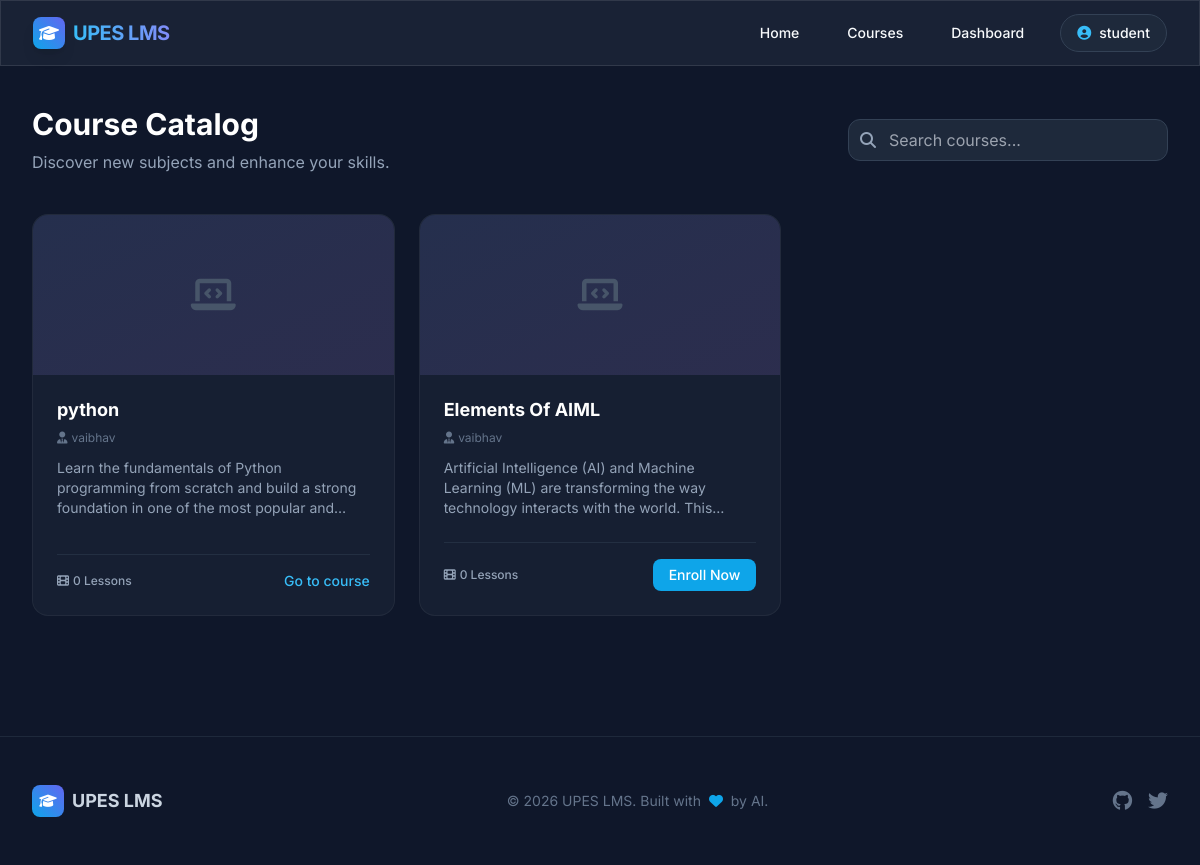
The app's page /student/courses (signed in) with its own data.
### models.py (models this page shows)
class User(db.Model, UserMixin):
    id = db.Column(db.Integer, primary_key=True)
    name = db.Column(db.String(100), nullable=False)
    email = db.Column(db.String(120), unique=True, nullable=False)
    password = db.Column(db.String(60), nullable=False)
    role = db.Column(db.String(20), nullable=False, default='student') # student, instructor, admin
    courses_taught = db.relationship('Course', backref='instructor', lazy=True)
    enrollments = db.relationship('Enrollment', backref='student', lazy=True)

class Course(db.Model):
    id = db.Column(db.Integer, primary_key=True)
    title = db.Column(db.String(200), nullable=False)
    description = db.Column(db.Text, nullable=False)
    instructor_id = db.Column(db.Integer, db.ForeignKey('user.id'), nullable=False)
    created_at = db.Column(db.DateTime, default=datetime.utcnow)
    lessons = db.relationship('Lesson', backref='course', lazy=True, cascade="all, delete-orphan")
    enrollments = db.relationship('Enrollment', backref='course', lazy=True, cascade="all, delete-orphan")

### routes/student.py (the view)
@student_bp.route('/courses')
@login_required
def courses():
    search_query = request.args.get('q', '')
    if search_query:
        all_courses = Course.query.filter(
            or_(Course.title.ilike(f'%{search_query}%'),
                Course.description.ilike(f'%{search_query}%'))
        ).all()
    else:
        all_courses = Course.query.all()
    enrolled_course_ids = [e.course_id for e in Enrollment.query.filter_by(user_id=current_user.id).all()]
    return render_template('student/courses.html', courses=all_courses, enrolled_course_ids=enrolled_course_ids, search_query=search_query)

### app.py (called while the page is built)
@login_manager.user_loader
def load_user(user_id):
    return User.query.get(int(user_id))

### templates/student/courses.html (shortened to what this page needs)
{% extends 'base.html' %}
{% block content %}
<div class="max-w-7xl mx-auto px-4 sm:px-6 lg:px-8 py-10">
    <div class="flex flex-col md:flex-row justify-between items-start md:items-center mb-10 gap-4 animate-fade-in-up">
        <div>
            <h1 class="text-3xl font-bold text-white mb-2">Course Catalog</h1>
            <p class="text-slate-400">Discover new subjects and enhance your skills.</p>
        </div>
        <form action="{{ url_for('student.courses') }}" method="GET" class="w-full md:w-auto relative">
            <input type="text" name="q" value="{{ search_query }}" placeholder="Search courses..." class="w-full md:w-80 bg-slate-800 border border-slate-700 text-white rounded-xl py-2 pl-10 pr-4 focus:outline-none focus:ring-2 focus:ring-sky-500 transition-colors">
            <i class="fa-solid fa-search absolute left-3 top-1/2 transform -translate-y-1/2 text-slate-400"></i>
        </form>
    </div>
    {% if courses %}
        <div class="grid grid-cols-1 md:grid-cols-2 lg:grid-cols-3 xl:grid-cols-4 gap-6 animate-fade-in-up delay-100">
            {% for course in courses %}
                <div class="glass-card rounded-2xl overflow-hidden flex flex-col group">
                    <div class="h-40 bg-slate-800 relative overflow-hidden">
                        <div class="absolute inset-0 bg-gradient-to-br from-indigo-500/20 to-purple-500/20 opacity-50"></div>
                        <div class="absolute inset-0 flex items-center justify-center">
                            <i class="fa-solid fa-laptop-code text-4xl text-slate-600 group-hover:scale-110 group-hover:text-indigo-400 transition-all duration-300"></i>
                        </div>
                    </div>
                    <div class="p-6 flex-grow flex flex-col">
                        <div class="flex justify-between items-start mb-2">
                            <h3 class="text-lg font-bold text-white leading-tight">{{ course.title }}</h3>
                        </div>
                        <p class="text-xs text-slate-500 mb-3 flex items-center gap-1"><i class="fa-solid fa-user-tie"></i> {{ course.instructor.name }}</p>
                        <p class="text-sm text-slate-400 mb-6 line-clamp-3">{{ course.description }}</p>
                        <div class="mt-auto pt-4 border-t border-slate-700/50 flex items-center justify-between">
                            <div class="text-xs font-medium text-slate-400 flex items-center gap-1">
                                <i class="fa-solid fa-film"></i> {{ course.lessons|length }} Lessons
                            </div>
                            {% if course.id in enrolled_course_ids %}
                                <a href="{{ url_for('student.course_details', course_id=course.id) }}" class="text-sky-400 hover:text-sky-300 text-sm font-medium transition-colors">Go to course</a>
                            {% else %}
                                <form action="{{ url_for('student.enroll', course_id=course.id) }}" method="POST">
                                    <button type="submit" class="bg-sky-500 hover:bg-sky-400 text-white text-sm font-medium py-1.5 px-4 rounded-lg transition-colors">
                                        Enroll Now
                                    </button>
                                </form>
                            {% endif %}
                        </div>
                    </div>
                </div>
            {% endfor %}
        </div>
    {% endif %}
</div>
{% endblock %}

### templates/base.html (shortened to what this page needs)
<!DOCTYPE html>
<html lang="en" class="scroll-smooth">
<head>
    <script src="https://cdn.tailwindcss.com"></script>
    <link rel="stylesheet" href="https://cdnjs.cloudflare.com/ajax/libs/font-awesome/6.4.0/css/all.min.css">
    <link rel="stylesheet" href="{{ url_for('static', filename='css/style.css') }}">
</head>
<body class="flex flex-col min-h-screen text-slate-50 antialiased selection:bg-sky-500 selection:text-white">
    <nav class="glass sticky top-0 z-50 transition-all duration-300">
        <div class="max-w-7xl mx-auto px-4 sm:px-6 lg:px-8">
            <div class="flex items-center justify-between h-16">
                <div class="flex-shrink-0">
                    <a href="{{ url_for('home') }}" class="flex items-center gap-2 group">
                        <div class="w-8 h-8 rounded-lg bg-gradient-to-tr from-sky-500 to-indigo-500 flex items-center justify-center shadow-lg group-hover:scale-105 transition-transform">
                            <i class="fa-solid fa-graduation-cap text-white"></i>
                        </div>
                        <span class="font-bold text-xl tracking-tight text-gradient">UPES LMS</span>
                    </a>
                </div>
                <div class="hidden md:block">
                    <div class="ml-10 flex items-baseline space-x-6">
                        <a href="{{ url_for('home') }}" class="hover:text-sky-400 px-3 py-2 rounded-md text-sm font-medium transition-colors">Home</a>
                        {% if current_user.is_authenticated %}
                            {% if current_user.role == 'student' %}
                                <a href="{{ url_for('student.courses') }}" class="hover:text-sky-400 px-3 py-2 rounded-md text-sm font-medium transition-colors">Courses</a>
                                <a href="{{ url_for('student.dashboard') }}" class="hover:text-sky-400 px-3 py-2 rounded-md text-sm font-medium transition-colors">Dashboard</a>
                            {% elif current_user.role == 'instructor' %}
                                <a href="{{ url_for('instructor.dashboard') }}" class="hover:text-sky-400 px-3 py-2 rounded-md text-sm font-medium transition-colors">Instructor Dashboard</a>
                            {% elif current_user.role == 'admin' %}
                                <a href="{{ url_for('admin.dashboard') }}" class="hover:text-sky-400 px-3 py-2 rounded-md text-sm font-medium transition-colors">Admin Dashboard</a>
                            {% endif %}
                            <div class="relative group ml-4">
                                <button class="flex items-center gap-2 bg-slate-800 hover:bg-slate-700 px-4 py-2 rounded-full text-sm font-medium transition-colors border border-slate-700">
                                    <i class="fa-solid fa-user-circle text-sky-400"></i>
                                    {{ current_user.name.split(' ')[0] }}
                                </button>
                            </div>
                        {% endif %}
                    </div>
                </div>
            </div>
        </div>
    </nav>
    <main class="flex-grow w-full">
        {% block content %}{% endblock %}
    </main>
    <footer class="bg-slate-900 border-t border-slate-800 py-12 mt-20">
        <div class="max-w-7xl mx-auto px-4 sm:px-6 lg:px-8 flex flex-col md:flex-row justify-between items-center gap-6">
            <div class="flex items-center gap-2">
                <div class="w-8 h-8 rounded-lg bg-gradient-to-tr from-sky-500 to-indigo-500 flex items-center justify-center">
                    <i class="fa-solid fa-graduation-cap text-white text-sm"></i>
                </div>
                <span class="font-bold text-lg text-slate-300">UPES LMS</span>
            </div>
            <p class="text-slate-500 text-sm">© {{ current_year|default('2026') }} UPES LMS. Built with <i class="fa-solid fa-heart text-sky-500 mx-1"></i> by AI.</p>
            <div class="flex gap-4">
                <a href="#" class="text-slate-500 hover:text-sky-400 transition-colors"><i class="fa-brands fa-github text-xl"></i></a>
                <a href="#" class="text-slate-500 hover:text-sky-400 transition-colors"><i class="fa-brands fa-twitter text-xl"></i></a>
            </div>
        </div>
    </footer>
</body>
</html>

### static/css/style.css (style rules this page uses)
body { font-family: 'Inter', sans-serif; background-color: #0f172a; color: #f8fafc; }
.glass { background: rgba(30, 41, 59, 0.7); backdrop-filter: blur(10px); -webkit-backdrop-filter: blur(10px); border: 1px solid rgba(255, 255, 255, 0.1); }
.glass-card { background: rgba(30, 41, 59, 0.5); backdrop-filter: blur(16px); -webkit-backdrop-filter: blur(16px); border: 1px solid rgba(255, 255, 255, 0.05); transition: transform 0.3s ease, box-shadow 0.3s ease, border-color 0.3s ease; }
.text-gradient { background-clip: text; -webkit-background-clip: text; -webkit-text-fill-color: transparent; background-image: linear-gradient(to right, #38bdf8, #818cf8); }
.animate-fade-in-up { animation: fadeInUp 0.6s ease-out forwards; opacity: 0; transform: translateY(20px); }
.delay-100 { animation-delay: 100ms; }

### records on screen
User: name "student"
Course: title "python", instructor.name "vaibhav", description "Learn the fundamentals of Python programming from scratch and build a strong foundation in one of the most popular…", lessons|length "0"
Course: title "Elements Of AIML", instructor.name "vaibhav", description "Artificial Intelligence (AI) and Machine Learning (ML) are transforming the way technology interacts with the world.…", lessons|length "0"

### other values on screen
{{ current_year|default('2026') }} "2026"
